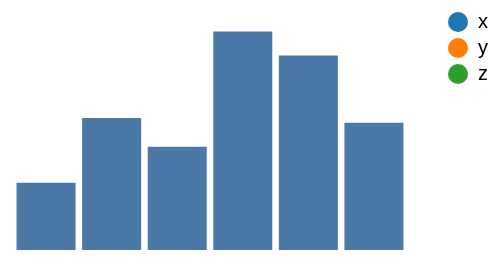

Source (Vega-Lite JSON):
### Vega specification from a JSON file in a GitHub repository (floating-point values rounded to 4 significant figures)
{"width": 200, "height": 120, "padding": 5, "data": [{"name": "t", "values": [{"a": "Alpha", "b": 28, "c": "x", "d": 1}, {"a": "Bravo", "b": 55, "c": "y", "d": 2}, {"a": "Charlie", "b": 43, "c": "x", "d": 3}, {"a": "Delta", "b": 91, "c": "z", "d": 4}, {"a": "Echo", "b": 81, "c": "y", "d": 5}, {"a": "Foxtrot", "b": 53, "c": "z", "d": 6}]}], "scales": [{"name": "x", "type": "band", "domain": {"data": "t", "field": "a"}, "range": "width", "padding": 0.1}, {"name": "y", "type": "linear", "domain": {"data": "t", "field": "b"}, "range": "height", "nice": true}, {"name": "color", "type": "ordinal", "domain": {"data": "t", "field": "c"}, "range": {"scheme": "category10"}}, {"name": "ramp", "type": "linear", "domain": {"data": "t", "field": "d"}, "range": {"scheme": "blues"}}, {"name": "size", "type": "linear", "domain": {"data": "t", "field": "b"}, "range": [10, 200]}, {"name": "shape", "type": "ordinal", "domain": {"data": "t", "field": "c"}, "range": "symbol"}, {"name": "quant", "type": "quantize", "domain": [0, 100], "range": {"scheme": "greens", "count": 4}}], "marks": [{"type": "rect", "from": {"data": "t"}, "encode": {"enter": {"x": {"scale": "x", "field": "a"}, "width": {"scale": "x", "band": 1}, "y": {"scale": "y", "field": "b"}, "y2": {"scale": "y", "value": 0}}}}], "legends": [{"fill": "color", "orient": "right"}]}
